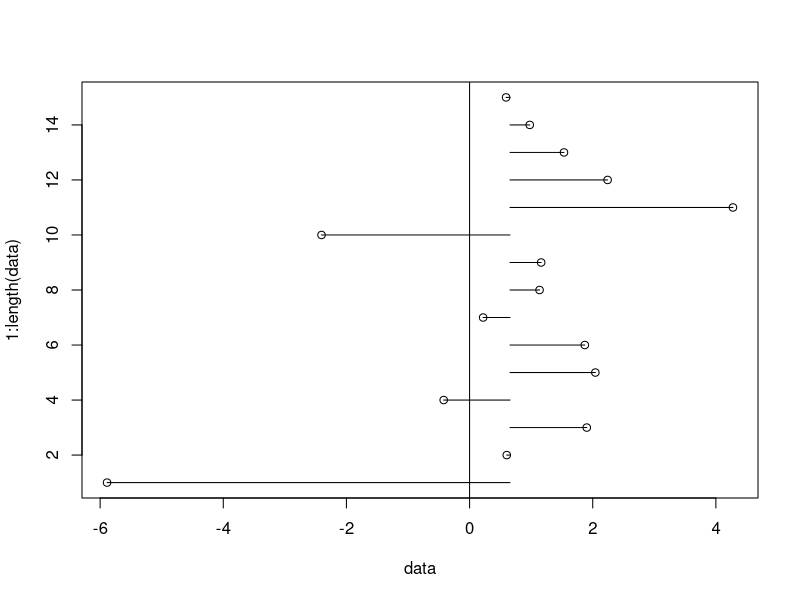
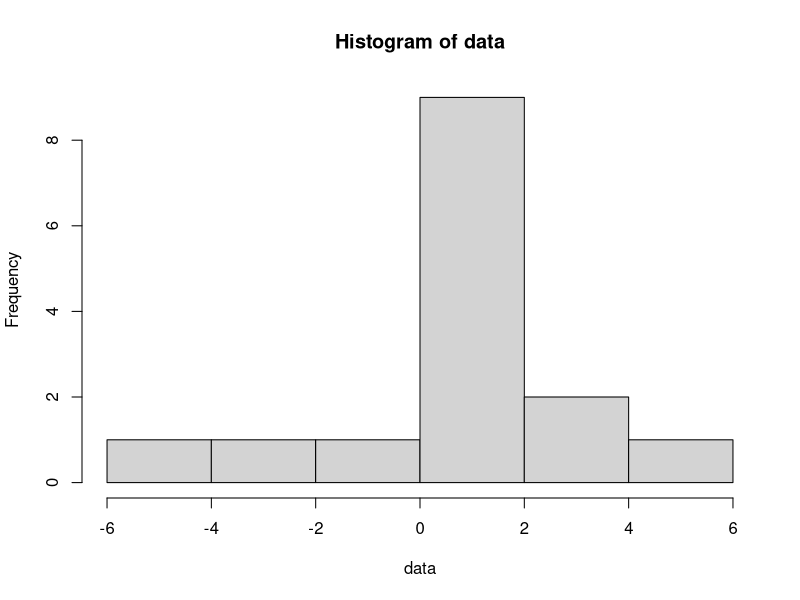
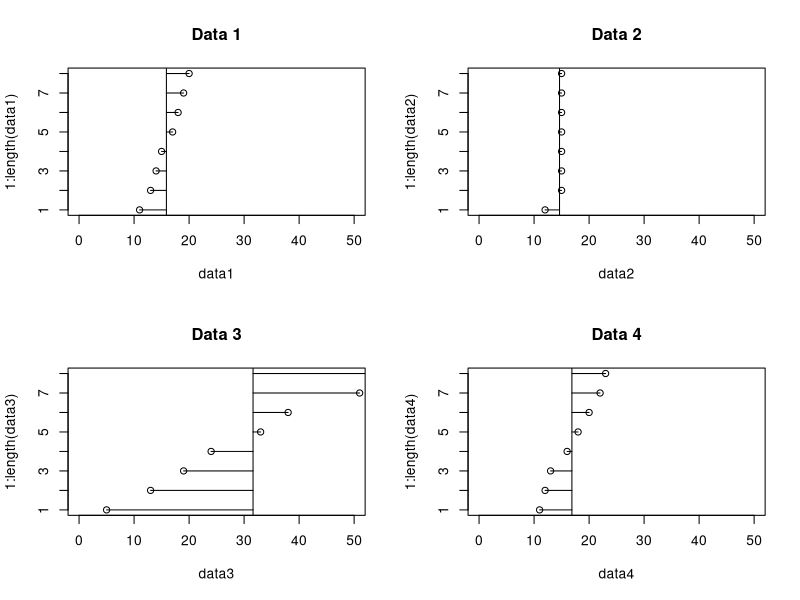

The R script that drew these images, in order:
## ---- chunk 1
#| context: setup
#| include: false
knitr::opts_chunk$set(echo = TRUE)
## ---- chunk 2
data <- rnorm(15,mean=0,sd=2)
plot(data,1:length(data))
abline(v=0)
segments(mean(data),1:length(data),data,1:length(data))
sd(data)
hist(data)
## ---- chunk 3
data1 <- c(11,13,14,15,17,18,19,20)
data2 <- c(12,15,15,15,15,15,15,15)
data3 <- c(5,13,19,24,33,38,51,70)
data4 <- c(11,12,13,16,18,20,22,23)
par(mfrow=c(2,2))
plot(data1,1:length(data1),main="Data 1",xlim=c(0,50))
abline(v=mean(data1))
segments(mean(data1),1:length(data1),data1,1:length(data1))
sd(data1)
plot(data2,1:length(data2),main="Data 2",xlim=c(0,50))
abline(v=mean(data2))
segments(mean(data2),1:length(data2),data2,1:length(data2))
sd(data2)
plot(data3,1:length(data3),main="Data 3",xlim=c(0,50))
abline(v=mean(data3))
segments(mean(data3),1:length(data3),data3,1:length(data3))
sd(data3)
plot(data4,1:length(data4),main="Data 4",xlim=c(0,50))
abline(v=mean(data4))
segments(mean(data4),1:length(data4),data4,1:length(data4))
sd(data4)
